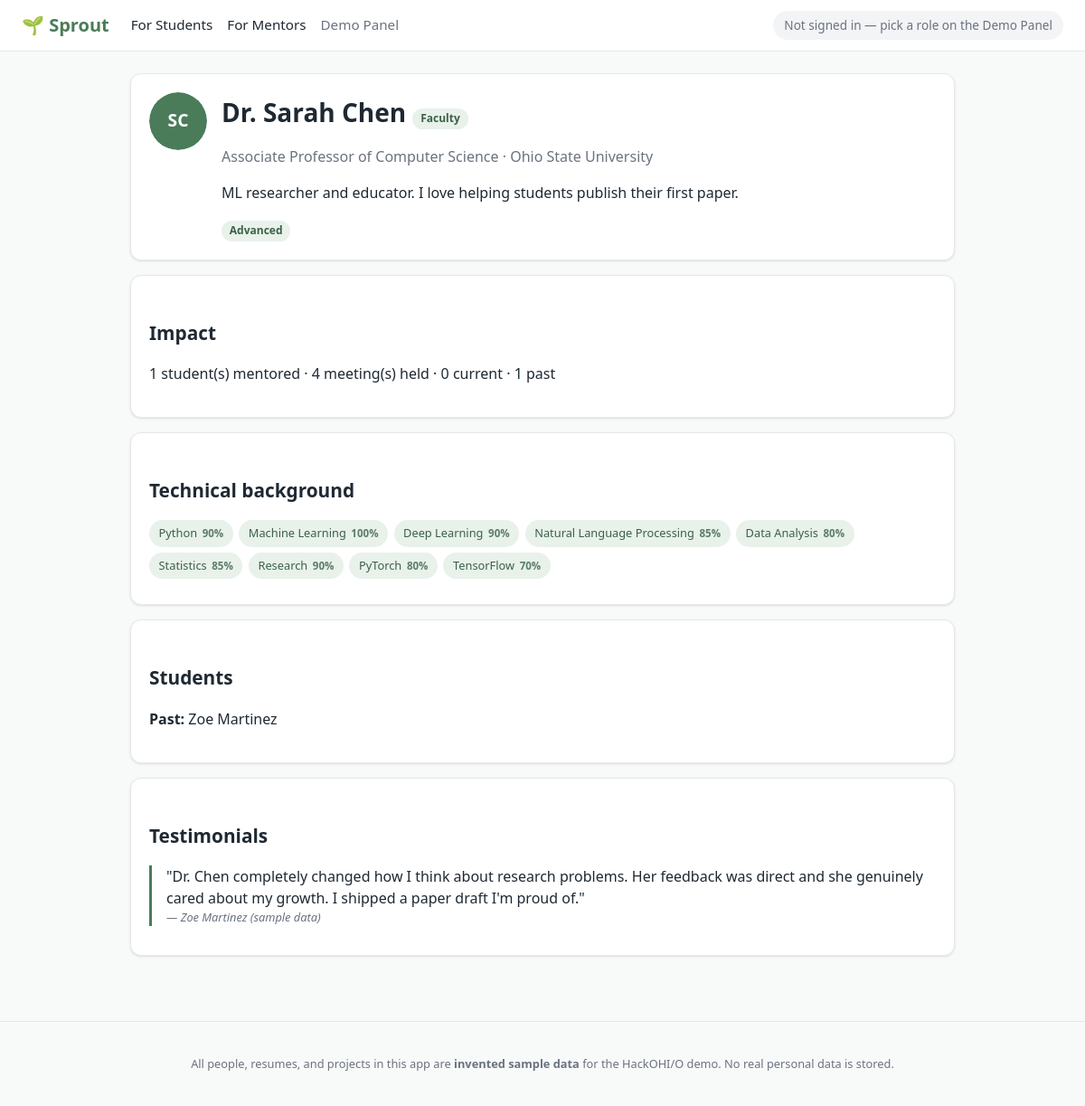
Page /mentors/1 on the committed database.
### app/db/models.py (models this page shows)
class Base(DeclarativeBase):
    pass

class User(Base):
    __tablename__ = "user"
    id: Mapped[int] = mapped_column(primary_key=True)
    role: Mapped[str] = mapped_column(String, nullable=False)
    name: Mapped[str] = mapped_column(String, nullable=False)
    headshot_url: Mapped[str] = mapped_column(String, default="")
    bio_short: Mapped[str] = mapped_column(String, default="")
    major: Mapped[str | None] = mapped_column(String, nullable=True)
    year: Mapped[str | None] = mapped_column(String, nullable=True)
    mentor_type: Mapped[str | None] = mapped_column(String, nullable=True)
    title: Mapped[str | None] = mapped_column(String, nullable=True)
    org: Mapped[str | None] = mapped_column(String, nullable=True)
    is_sample: Mapped[bool] = mapped_column(default=True)

class MentorProfile(Base):
    __tablename__ = "mentorprofile"
    user_id: Mapped[int] = mapped_column(
        ForeignKey("user.id"), primary_key=True
    )
    resume_text: Mapped[str] = mapped_column(String, default="")
    skill_scores: Mapped[dict] = mapped_column(
        MutableDict.as_mutable(JSON), default=dict
    )
    experience_score: Mapped[float] = mapped_column(default=0.0)
    experience_level: Mapped[str] = mapped_column(String, default="intermediate")
    additional_experiences: Mapped[str] = mapped_column(String, default="")
    outcomes: Mapped[list] = mapped_column(
        MutableList.as_mutable(JSON), default=list
    )
    availability: Mapped[list] = mapped_column(
        MutableList.as_mutable(JSON), default=list
    )
    top3: Mapped[list] = mapped_column(
        MutableList.as_mutable(JSON), default=list
    )
    max_students: Mapped[int] = mapped_column(default=2)

class Testimonial(Base):
    __tablename__ = "testimonial"
    id: Mapped[int] = mapped_column(primary_key=True)
    mentorship_id: Mapped[int] = mapped_column(
        ForeignKey("mentorship.id"), nullable=False
    )
    student_id: Mapped[int] = mapped_column(ForeignKey("user.id"), nullable=False)
    mentor_id: Mapped[int] = mapped_column(ForeignKey("user.id"), nullable=False)
    text: Mapped[str] = mapped_column(String, nullable=False)
    created_at: Mapped[datetime] = mapped_column(default=_utcnow)

### app/routers/pages.py (the view)
@router.get("/mentors/{mentor_id}")
def mentor_profile(mentor_id: int, request: Request, db: Session = Depends(get_session)):
    mentor = db.get(User, mentor_id)
    profile = db.get(MentorProfile, mentor_id)
    all_ms = db.query(Mentorship).filter(Mentorship.mentor_id == mentor_id).all()
    current_students, past_students = [], []
    meetings_held = 0
    for ms in all_ms:
        student = db.get(User, ms.student_id)
        meetings_held += (
            db.query(Meeting)
            .filter(Meeting.mentorship_id == ms.id, Meeting.status == "held")
            .count()
        )
        if ms.status == "active":
            current_students.append(student)
        elif ms.status == "completed":
            past_students.append(student)
    testimonials = []
    for t in db.query(Testimonial).filter(Testimonial.mentor_id == mentor_id).all():
        author = db.get(User, t.student_id)
        testimonials.append({"t": t, "author": author})
    return render(
        "mentor/profile.html",
        {
            "request": request,
            "current": current_user(request, db),
            "mentor": mentor,
            "profile": profile,
            "current_students": current_students,
            "past_students": past_students,
            "meetings_held": meetings_held,
            "total_mentored": len(current_students) + len(past_students),
            "testimonials": testimonials,
            "taxonomy": load_taxonomy(),
        },
    )

### app/templates/mentor/profile.html (shortened to what this page needs)
{% extends "base.html" %}
{% block content %}
<div class="card">
  <div class="card-row">
    <img class="avatar" src="{{ mentor.headshot_url }}" alt="{{ mentor.name }}">
    <div style="flex:1;">
      <h1 style="margin:.1rem 0;">{{ mentor.name }}
        <span class="badge badge-{{ mentor.mentor_type }}">{{ mentor.mentor_type|capitalize }}</span>
      </h1>
      <p class="muted">{{ mentor.title }}{% if mentor.org %} · {{ mentor.org }}{% endif %}</p>
      {% if mentor.bio_short %}<p>{{ mentor.bio_short }}</p>{% endif %}
      {% if profile %}
        <span class="badge badge-{{ profile.experience_level }}">{{ profile.experience_level|capitalize }}</span>
      {% endif %}
    </div>
  </div>
</div>
<div class="card">
  <h2>Impact</h2>
  <p>{{ total_mentored }} student(s) mentored · {{ meetings_held }} meeting(s) held
     · {{ current_students|length }} current · {{ past_students|length }} past</p>
</div>
{% if profile and profile.skill_scores %}
<div class="card">
  <h2>Technical background</h2>
  <div class="chips">
    {% for sid, conf in profile.skill_scores.items() %}
      <span class="chip">{{ taxonomy[sid].label if sid in taxonomy else sid }} <span class="conf">{{ (conf*100)|round|int }}%</span></span>
    {% endfor %}
  </div>
</div>
{% endif %}
<div class="card">
  <h2>Students</h2>
  {% if past_students %}<p><strong>Past:</strong> {{ past_students|map(attribute='name')|join(", ") }}</p>{% endif %}
</div>
<div class="card">
  <h2>Testimonials</h2>
  {% for item in testimonials %}
    <blockquote style="border-left:3px solid var(--green);padding-left:1rem;margin:.75rem 0;">
      "{{ item.t.text }}"
      <footer class="muted sample-note">— {{ item.author.name if item.author else "A student" }} (sample data)</footer>
    </blockquote>
  {% endfor %}
</div>
{% endblock %}

### app/templates/base.html (shortened to what this page needs)
<!DOCTYPE html>
<html lang="en">
<head>
  <link rel="stylesheet" href="/static/styles.css">
</head>
<body>
  <header class="topbar">
    <a href="/" class="brand">🌱 Sprout</a>
    <nav class="nav">
      <a href="/student/signup">For Students</a>
      <a href="/mentor/signup">For Mentors</a>
      <a href="/demo" class="nav-demo">Demo Panel</a>
    </nav>
    {% if current %}
    <div class="role-banner role-{{ current.role }}">
      Viewing as <strong>{{ current.name }}</strong> ({{ current.role|capitalize }})
    </div>
    {% else %}
    <div class="role-banner role-none">Not signed in — pick a role on the Demo Panel</div>
    {% endif %}
  </header>
  <main class="container">
    {% block content %}{% endblock %}
  </main>
  <footer class="footer">
    <p>All people, resumes, and projects in this app are <strong>invented sample data</strong>
       for the HackOHI/O demo. No real personal data is stored.</p>
  </footer>
</body>
</html>

### app/static/styles.css (style rules this page uses)
:root { --green: #4a7c59; --green-dark: #3a6147; --green-light: #e8f1ea; --blue: #2563eb; --purple: #7c3aed; --yellow: #d4a017; --ink: #1f2933; --muted: #6b7280; --line: #e5e7eb; --bg: #ffffff; --bg-soft: #f8faf9; --danger: #c0392b; --radius: 12px; --shadow: 0 1px 3px rgba(0,0,0,.08), 0 1px 2px rgba(0,0,0,.04); }
* { box-sizing: border-box; }
body { margin: 0; font-family: system-ui, -apple-system, "Segoe UI", Roboto, Helvetica, Arial, sans-serif; color: var(--ink); background: var(--bg-soft); line-height: 1.5; }
.topbar { display: flex; align-items: center; gap: 1.5rem; padding: .75rem 1.5rem; background: var(--bg); border-bottom: 1px solid var(--line); flex-wrap: wrap; }
.brand { font-weight: 700; font-size: 1.25rem; color: var(--green); text-decoration: none; }
.nav { display: flex; gap: 1rem; }
.nav a { color: var(--ink); text-decoration: none; font-size: .95rem; }
.nav-demo { color: var(--muted) !important; }
.role-banner { margin-left: auto; padding: .35rem .75rem; border-radius: 999px; font-size: .85rem; background: var(--green-light); color: var(--green-dark); }
.role-banner.role-none { background: #f3f4f6; color: var(--muted); }
.container { max-width: 960px; margin: 0 auto; padding: 1.5rem; }
.footer { text-align: center; padding: 1.5rem; color: var(--muted); font-size: .8rem; border-top: 1px solid var(--line); margin-top: 2rem; }
h1 { font-size: 1.75rem; margin-bottom: .25rem; }
h2 { font-size: 1.3rem; margin-top: 1.75rem; }
.muted { color: var(--muted); }
.sample-note { font-size: .8rem; color: var(--muted); font-style: italic; }
.card { background: var(--bg); border: 1px solid var(--line); border-radius: var(--radius); box-shadow: var(--shadow); padding: 1.25rem; margin-bottom: 1rem; }
.card-row { display: flex; gap: 1rem; align-items: flex-start; }
.avatar { width: 64px; height: 64px; border-radius: 50%; flex-shrink: 0; }
.badge { display: inline-block; padding: .15rem .55rem; border-radius: 999px; font-size: .75rem; font-weight: 600; }
.badge-faculty { background: var(--green-light); color: var(--green-dark); }
.badge-advanced { background: var(--green-light); color: var(--green-dark); }
.chips { display: flex; flex-wrap: wrap; gap: .4rem; margin: .5rem 0; }
.chip { display: inline-flex; align-items: center; gap: .35rem; padding: .25rem .6rem; border-radius: 999px; background: var(--green-light); color: var(--green-dark); font-size: .8rem; border: 1px solid transparent; }
.chip .conf { font-weight: 700; opacity: .8; font-size: .72rem; }

### rows in the picture
User: headshot_url (picture), name "Dr. Sarah Chen", mentor_type "Faculty", title "Associate Professor of Computer Science", org "Ohio State University", bio_short "ML researcher and educator. I love helping students publish their first paper."
MentorProfile: experience_level "Advanced"
Testimonial: t.text "Dr. Chen completely changed how I think about research problems. Her feedback was direct and she genuinely cared about my growth. I shipped a paper draft I'm proud of."
User: author "Zoe Martinez"

### other values in the picture
{{ total_mentored }} "1"
{{ meetings_held }} "4"
{{ current_students|length }} "0"
{{ past_students|length }} "1"
{{ taxonomy[sid].label if sid in taxonomy else sid }} "Python" "Machine Learning" "Deep Learning" "Natural Language Processing" "Data Analysis" "Statistics" "Research" "PyTorch" "TensorFlow"
{{ (conf*100)|round|int }} "90" "100" "90" "85" "80" "85" "90" "80" "70"
{{ past_students|map(attribute='name')|join(", ") }} "Zoe Martinez"
